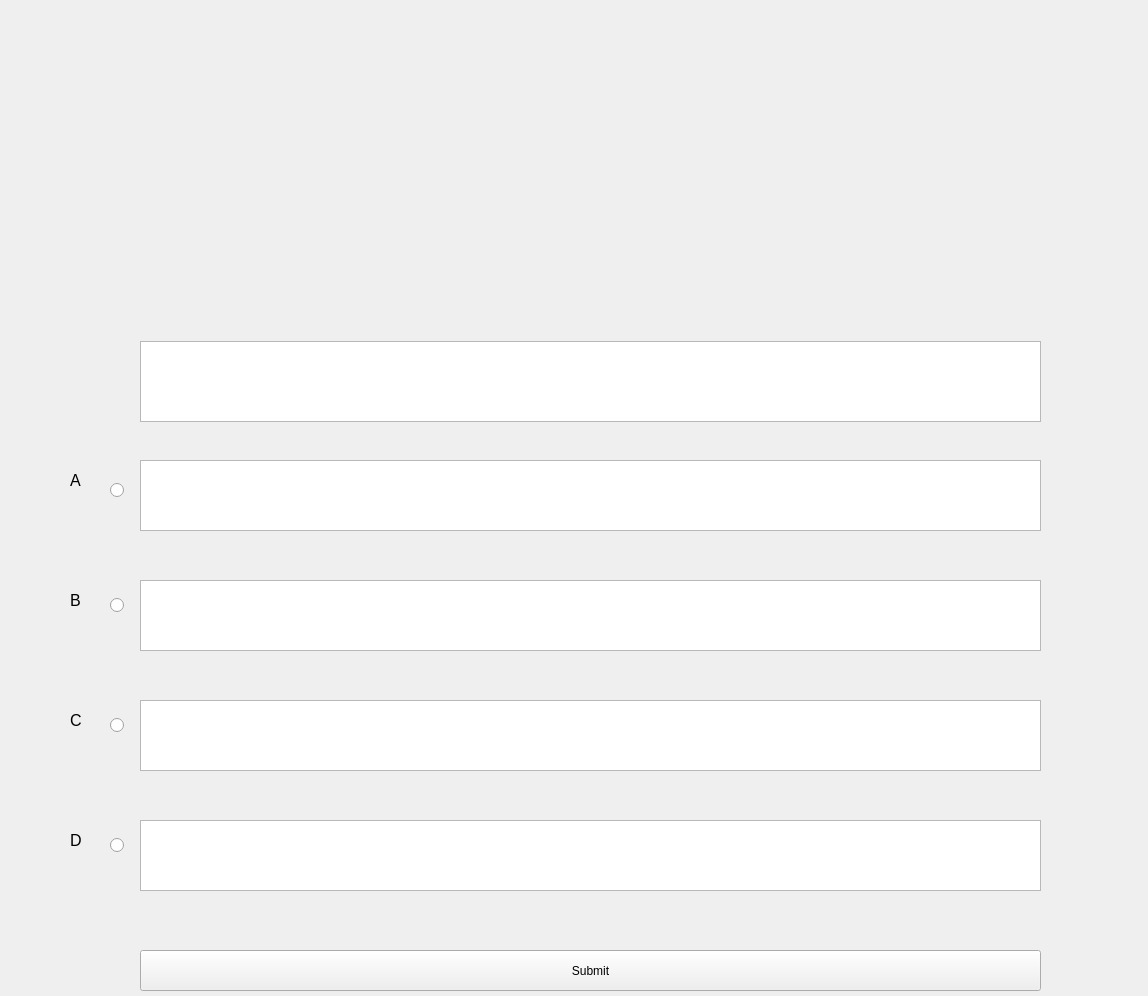
<?xml version="1.0" encoding="UTF-8"?>
<ui version="4.0">
 <class>sigma</class>
 <widget class="QWidget" name="sigma">
  <property name="geometry">
   <rect>
    <x>0</x>
    <y>0</y>
    <width>1148</width>
    <height>996</height>
   </rect>
  </property>
  <property name="windowTitle">
   <string>sigma sınav</string>
  </property>
  <widget class="QPushButton" name="submit_btn">
   <property name="geometry">
    <rect>
     <x>140</x>
     <y>950</y>
     <width>901</width>
     <height>41</height>
    </rect>
   </property>
   <property name="text">
    <string>Submit</string>
   </property>
  </widget>
  <widget class="QRadioButton" name="c_radio">
   <property name="geometry">
    <rect>
     <x>110</x>
     <y>680</y>
     <width>16</width>
     <height>91</height>
    </rect>
   </property>
   <property name="text">
    <string/>
   </property>
  </widget>
  <widget class="QRadioButton" name="a_radio">
   <property name="geometry">
    <rect>
     <x>110</x>
     <y>440</y>
     <width>16</width>
     <height>101</height>
    </rect>
   </property>
   <property name="text">
    <string/>
   </property>
  </widget>
  <widget class="QRadioButton" name="b_radio">
   <property name="geometry">
    <rect>
     <x>110</x>
     <y>560</y>
     <width>16</width>
     <height>91</height>
    </rect>
   </property>
   <property name="text">
    <string/>
   </property>
  </widget>
  <widget class="QRadioButton" name="d_radio">
   <property name="geometry">
    <rect>
     <x>110</x>
     <y>800</y>
     <width>16</width>
     <height>91</height>
    </rect>
   </property>
   <property name="text">
    <string/>
   </property>
  </widget>
  <widget class="QLabel" name="a_lbl">
   <property name="geometry">
    <rect>
     <x>70</x>
     <y>470</y>
     <width>21</width>
     <height>21</height>
    </rect>
   </property>
   <property name="font">
    <font>
     <pointsize>12</pointsize>
    </font>
   </property>
   <property name="text">
    <string>A</string>
   </property>
  </widget>
  <widget class="QLabel" name="b_lbl">
   <property name="geometry">
    <rect>
     <x>70</x>
     <y>590</y>
     <width>21</width>
     <height>21</height>
    </rect>
   </property>
   <property name="font">
    <font>
     <pointsize>12</pointsize>
    </font>
   </property>
   <property name="text">
    <string>B</string>
   </property>
  </widget>
  <widget class="QLabel" name="c_lbl">
   <property name="geometry">
    <rect>
     <x>70</x>
     <y>710</y>
     <width>21</width>
     <height>21</height>
    </rect>
   </property>
   <property name="font">
    <font>
     <pointsize>12</pointsize>
    </font>
   </property>
   <property name="text">
    <string>C</string>
   </property>
  </widget>
  <widget class="QLabel" name="d_lbl">
   <property name="geometry">
    <rect>
     <x>70</x>
     <y>830</y>
     <width>21</width>
     <height>21</height>
    </rect>
   </property>
   <property name="font">
    <font>
     <pointsize>12</pointsize>
    </font>
   </property>
   <property name="text">
    <string>D</string>
   </property>
  </widget>
  <widget class="QTextBrowser" name="a_txt">
   <property name="geometry">
    <rect>
     <x>140</x>
     <y>460</y>
     <width>901</width>
     <height>71</height>
    </rect>
   </property>
  </widget>
  <widget class="QTextBrowser" name="b_txt">
   <property name="geometry">
    <rect>
     <x>140</x>
     <y>580</y>
     <width>901</width>
     <height>71</height>
    </rect>
   </property>
  </widget>
  <widget class="QTextBrowser" name="c_txt">
   <property name="geometry">
    <rect>
     <x>140</x>
     <y>700</y>
     <width>901</width>
     <height>71</height>
    </rect>
   </property>
  </widget>
  <widget class="QTextBrowser" name="d_txt">
   <property name="geometry">
    <rect>
     <x>140</x>
     <y>820</y>
     <width>901</width>
     <height>71</height>
    </rect>
   </property>
  </widget>
  <widget class="QTextBrowser" name="question_txt">
   <property name="geometry">
    <rect>
     <x>140</x>
     <y>341</y>
     <width>901</width>
     <height>81</height>
    </rect>
   </property>
  </widget>
  <widget class="QLabel" name="image_lbl">
   <property name="geometry">
    <rect>
     <x>140</x>
     <y>20</y>
     <width>901</width>
     <height>311</height>
    </rect>
   </property>
   <property name="text">
    <string/>
   </property>
  </widget>
  <widget class="QLabel" name="answer_txt">
   <property name="geometry">
    <rect>
     <x>60</x>
     <y>950</y>
     <width>71</width>
     <height>31</height>
    </rect>
   </property>
   <property name="text">
    <string/>
   </property>
  </widget>
 </widget>
 <tabstops>
  <tabstop>submit_btn</tabstop>
 </tabstops>
 <resources/>
 <connections/>
</ui>
